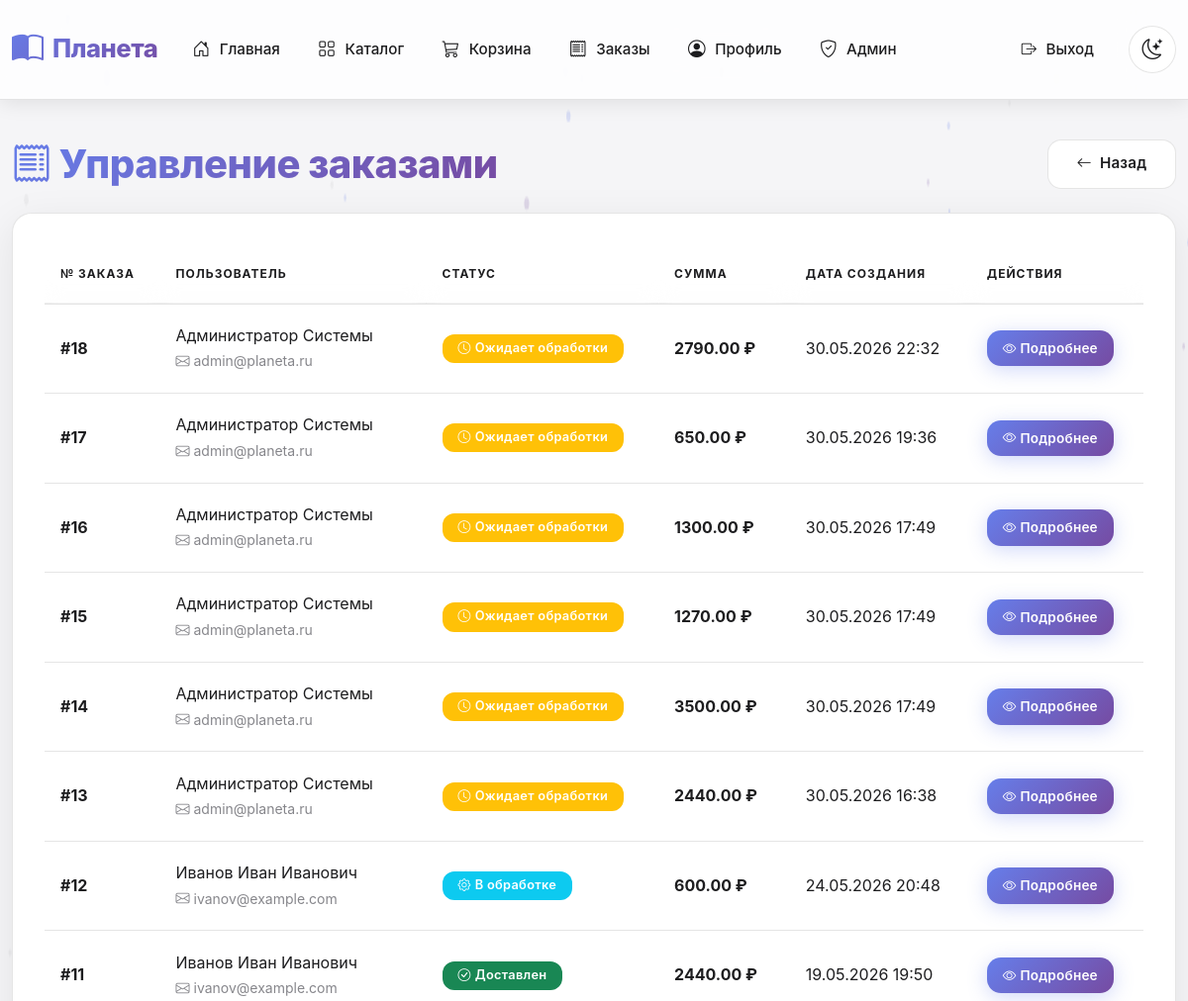
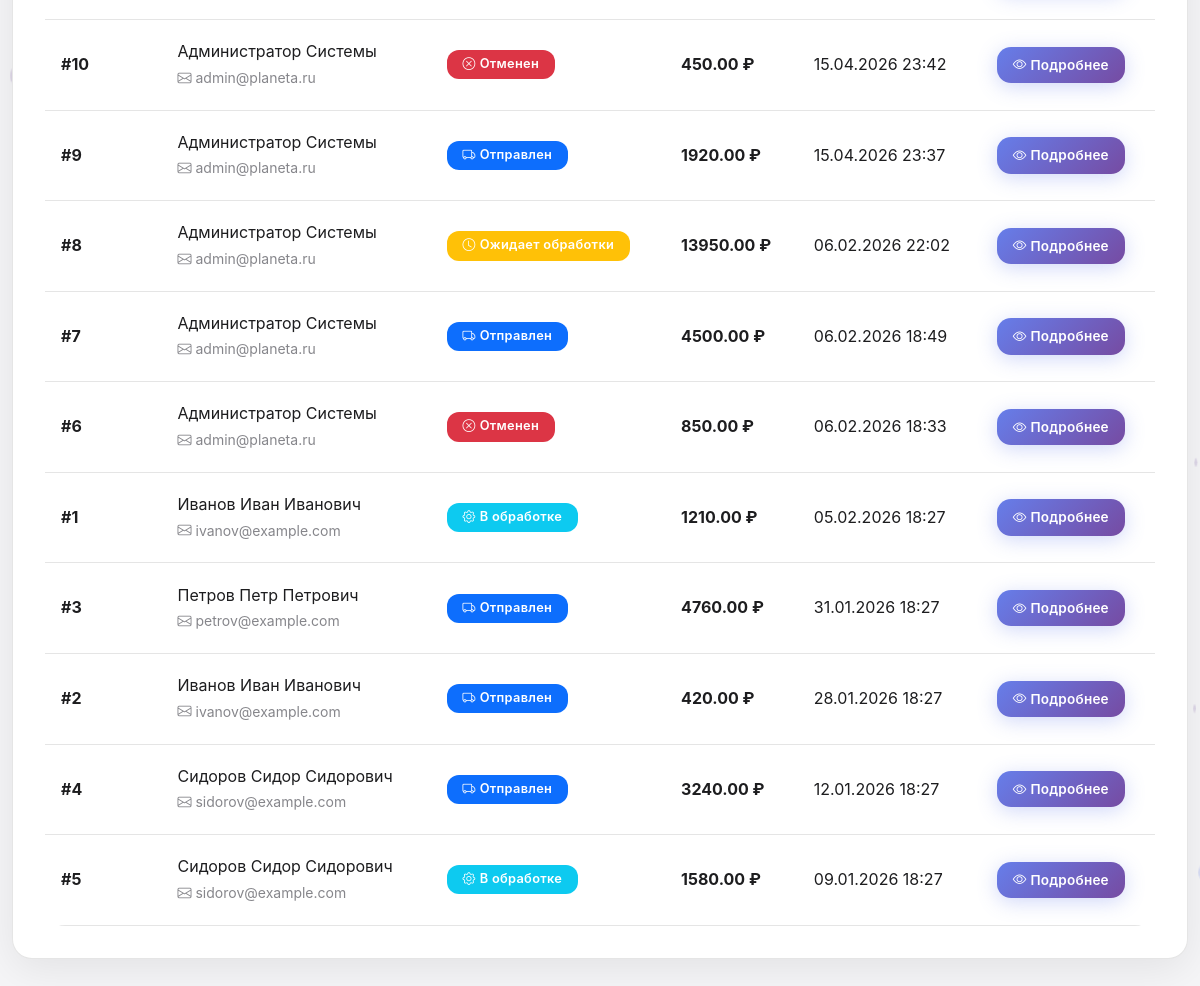
The app's page /admin/orders (signed in) with its own data (2 pictures, top to bottom).
### models.py (models this page shows, shortened)
class Order(db.Model):
    __tablename__ = 'orders'
    id = db.Column(db.Integer, primary_key=True)
    user_id = db.Column(db.Integer, db.ForeignKey('users.id'), nullable=False)
    status = db.Column(db.String(50), default='pending', nullable=False)  # pending, processing, shipped, delivered, cancelled
    total_amount = db.Column(db.Numeric(10, 2), nullable=False)
    created_at = db.Column(db.DateTime, default=datetime.utcnow, nullable=False)
    updated_at = db.Column(db.DateTime, default=datetime.utcnow, onupdate=datetime.utcnow, nullable=False)
    items = db.relationship('OrderItem', backref='order', lazy=True, cascade='all, delete-orphan')

class User(UserMixin, db.Model):
    __tablename__ = 'users'
    id = db.Column(db.Integer, primary_key=True)
    email = db.Column(db.String(120), unique=True, nullable=False, index=True)
    password_hash = db.Column(db.String(255), nullable=False)
    fio = db.Column(db.String(200), nullable=False)
    phone = db.Column(db.String(20), nullable=True)
    role = db.Column(db.String(20), default='user', nullable=False)  # 'user' или 'admin'
    created_at = db.Column(db.DateTime, default=datetime.utcnow, nullable=False)
    updated_at = db.Column(db.DateTime, default=datetime.utcnow, onupdate=datetime.utcnow, nullable=False)
    carts = db.relationship('Cart', backref='user', lazy=True, cascade='all, delete-orphan')
    orders = db.relationship('Order', backref='user', lazy=True, cascade='all, delete-orphan')
    def is_admin(self):
        return self.role == 'admin'

### app.py (the view)
@app.route('/admin/orders')
@admin_required
def admin_orders():
    orders_list = Order.query.order_by(Order.created_at.desc()).all()
    return render_template('admin/orders.html', orders=orders_list)

### app.py (called while the page is built)
@login_manager.user_loader
def load_user(user_id):
    return User.query.get(int(user_id))

def admin_required(f):
    @wraps(f)
    @login_required
    def decorated_function(*args, **kwargs):
        if not current_user.is_admin():
            flash('У вас нет прав для доступа к этой странице.', 'danger')
            return redirect(url_for('index'))
        return f(*args, **kwargs)
    return decorated_function

### templates/admin/orders.html (shortened to what this page needs)
{% extends "base.html" %}
{% block content %}
<div class="d-flex justify-content-between align-items-center mb-4">
    <h1 class="gradient-text mb-0">
        <i class="bi bi-receipt me-2"></i>Управление заказами
    </h1>
    <a href="{{ url_for('admin_dashboard') }}" class="btn btn-secondary">
        <i class="bi bi-arrow-left me-2"></i>Назад
    </a>
</div>
<div class="card">
    <div class="card-body">
        <div class="table-responsive">
            <table class="table">
                <thead>
                    <tr>
                        <th>№ заказа</th>
                        <th>Пользователь</th>
                        <th>Статус</th>
                        <th>Сумма</th>
                        <th>Дата создания</th>
                        <th>Действия</th>
                    </tr>
                </thead>
                <tbody>
                    {% for order in orders %}
                    <tr>
                        <td><strong>#{{ order.id }}</strong></td>
                        <td>
                            <div>{{ order.user.fio }}</div>
                            <small class="text-muted">
                                <i class="bi bi-envelope me-1"></i>{{ order.user.email }}
                            </small>
                        </td>
                        <td>
                            {% if order.status == 'pending' %}
                            <span class="badge bg-warning">
                                <i class="bi bi-clock me-1"></i>Ожидает обработки
                            </span>
                            {% elif order.status == 'processing' %}
                            <span class="badge bg-info">
                                <i class="bi bi-gear me-1"></i>В обработке
                            </span>
                            {% elif order.status == 'shipped' %}
                            <span class="badge bg-primary">
                                <i class="bi bi-truck me-1"></i>Отправлен
                            </span>
                            {% elif order.status == 'delivered' %}
                            <span class="badge bg-success">
                                <i class="bi bi-check-circle me-1"></i>Доставлен
                            </span>
                            {% elif order.status == 'cancelled' %}
                            <span class="badge bg-danger">
                                <i class="bi bi-x-circle me-1"></i>Отменен
                            </span>
                            {% endif %}
                        </td>
                        <td><strong>{{ order.total_amount }} ₽</strong></td>
                        <td>{{ order.created_at.strftime('%d.%m.%Y %H:%M') }}</td>
                        <td>
                            <a href="{{ url_for('admin_order_detail', order_id=order.id) }}" class="btn btn-sm btn-primary">
                                <i class="bi bi-eye me-1"></i>Подробнее
                            </a>
                        </td>
                    </tr>
                    {% endfor %}
                </tbody>
            </table>
        </div>
    </div>
</div>
{% endblock %}

### templates/base.html (style rules this page uses)
:root { --primary-gradient: linear-gradient(135deg, #667eea 0%, #764ba2 100%); --secondary-gradient: linear-gradient(135deg, #f093fb 0%, #f5576c 100%); --success-gradient: linear-gradient(135deg, #4facfe 0%, #00f2fe 100%); --card-shadow: 0 10px 40px rgba(0, 0, 0, 0.08); --card-shadow-hover: 0 20px 60px rgba(0, 0, 0, 0.15); --border-radius: 20px; --transition: all 0.3s cubic-bezier(0.4, 0, 0.2, 1); }
[data-theme="light"] { --bg-primary: #f5f5f7; --bg-secondary: #ffffff; --bg-card: #ffffff; --bg-glass: rgba(255, 255, 255, 0.7); --text-primary: #1d1d1f; --text-secondary: #86868b; --border-color: rgba(0, 0, 0, 0.1); --nav-bg: rgba(255, 255, 255, 0.8); --nav-blur: blur(30px) saturate(180%); --shadow-color: rgba(0, 0, 0, 0.1); --table-bg: #ffffff; --table-hover: #f8f9fa; }
* { margin: 0; padding: 0; box-sizing: border-box; }
body { font-family: 'Inter', -apple-system, BlinkMacSystemFont, 'Segoe UI', Roboto, 'Helvetica Neue', Arial, sans-serif; background: var(--bg-primary); color: var(--text-primary); transition: background 0.3s ease, color 0.3s ease; min-height: 100vh; line-height: 1.6; -webkit-font-smoothing: antialiased; -moz-osx-font-smoothing: grayscale; position: relative; overflow-x: hidden; }
.btn { border-radius: 14px; font-weight: 600; padding: 0.8rem 1.8rem; transition: var(--transition); border: none; font-size: 0.95rem; letter-spacing: 0.2px; }
.btn-primary { background: var(--primary-gradient); color: white !important; box-shadow: 0 4px 20px rgba(102, 126, 234, 0.3); }
.btn-secondary { background: var(--bg-secondary); backdrop-filter: blur(10px); -webkit-backdrop-filter: blur(10px); color: var(--text-primary) !important; border: 1px solid var(--border-color); }
.card { background: var(--bg-card); backdrop-filter: blur(30px) saturate(180%); -webkit-backdrop-filter: blur(30px) saturate(180%); border: 1px solid var(--border-color); border-radius: var(--border-radius); box-shadow: var(--card-shadow); transition: var(--transition); overflow: hidden; }
.card-body { padding: 2rem; color: var(--text-primary) !important; }
.table { color: var(--text-primary) !important; margin-bottom: 0; background: var(--table-bg); }
.table thead th { background: var(--bg-secondary); backdrop-filter: blur(10px); -webkit-backdrop-filter: blur(10px); border-bottom: 2px solid var(--border-color); font-weight: 700; text-transform: uppercase; font-size: 0.75rem; letter-spacing: 1px; color: var(--text-primary) !important; padding: 1.2rem 1rem; }
.table tbody { background: var(--table-bg); }
.table tbody tr { transition: var(--transition); color: var(--text-primary) !important; background: var(--table-bg); }
.table td, .table th { color: var(--text-primary) !important; border-color: var(--border-color); padding: 1.2rem 1rem; vertical-align: middle; background: transparent !important; }
.badge { padding: 0.5rem 1rem; border-radius: 12px; font-weight: 600; font-size: 0.8rem; letter-spacing: 0.3px; }
.gradient-text { background: var(--primary-gradient); -webkit-background-clip: text; -webkit-text-fill-color: transparent; background-clip: text; font-weight: 800; letter-spacing: -0.5px; }
h1, h2, h3, h4, h5, h6 { color: var(--text-primary) !important; font-weight: 700; }
p, span, div, a { color: var(--text-primary); }
.text-muted { color: var(--text-secondary) !important; }
.table-responsive { border-radius: var(--border-radius); overflow: hidden; }
.btn-sm { padding: 0.5rem 1rem; font-size: 0.85rem; }

### records on screen
Order: id "18", user.fio "Администратор Системы", user.email "admin@planeta.ru", status "pending" (drawn), total_amount "2790.00", created_at "30.05.2026 22:32"
Order: id "17", user.fio "Администратор Системы", user.email "admin@planeta.ru", status "pending" (drawn), total_amount "650.00", created_at "30.05.2026 19:36"
Order: id "16", user.fio "Администратор Системы", user.email "admin@planeta.ru", status "pending" (drawn), total_amount "1300.00", created_at "30.05.2026 17:49"
Order: id "15", user.fio "Администратор Системы", user.email "admin@planeta.ru", status "pending" (drawn), total_amount "1270.00", created_at "30.05.2026 17:49"
Order: id "14", user.fio "Администратор Системы", user.email "admin@planeta.ru", status "pending" (drawn), total_amount "3500.00", created_at "30.05.2026 17:49"
Order: id "13", user.fio "Администратор Системы", user.email "admin@planeta.ru", status "pending" (drawn), total_amount "2440.00", created_at "30.05.2026 16:38"
Order: id "12", user.fio "Иванов Иван Иванович", user.email "ivanov@example.com", status "processing" (drawn), total_amount "600.00", created_at "24.05.2026 20:48"
Order: id "11", user.fio "Иванов Иван Иванович", user.email "ivanov@example.com", status "delivered" (drawn), total_amount "2440.00", created_at "19.05.2026 19:50"
Order: id "10", user.fio "Администратор Системы", user.email "admin@planeta.ru", status "cancelled" (drawn), total_amount "450.00", created_at "15.04.2026 23:42"
Order: id "9", user.fio "Администратор Системы", user.email "admin@planeta.ru", status "shipped" (drawn), total_amount "1920.00", created_at "15.04.2026 23:37"
Order: id "8", user.fio "Администратор Системы", user.email "admin@planeta.ru", status "pending" (drawn), total_amount "13950.00", created_at "06.02.2026 22:02"
Order: id "7", user.fio "Администратор Системы", user.email "admin@planeta.ru", status "shipped" (drawn), total_amount "4500.00", created_at "06.02.2026 18:49"
Order: id "6", user.fio "Администратор Системы", user.email "admin@planeta.ru", status "cancelled" (drawn), total_amount "850.00", created_at "06.02.2026 18:33"
Order: id "1", user.fio "Иванов Иван Иванович", user.email "ivanov@example.com", status "processing" (drawn), total_amount "1210.00", created_at "05.02.2026 18:27"
Order: id "3", user.fio "Петров Петр Петрович", user.email "petrov@example.com", status "shipped" (drawn), total_amount "4760.00", created_at "31.01.2026 18:27"
Order: id "2", user.fio "Иванов Иван Иванович", user.email "ivanov@example.com", status "shipped" (drawn), total_amount "420.00", created_at "28.01.2026 18:27"
Order: id "4", user.fio "Сидоров Сидор Сидорович", user.email "sidorov@example.com", status "shipped" (drawn), total_amount "3240.00", created_at "12.01.2026 18:27"
Order: id "5", user.fio "Сидоров Сидор Сидорович", user.email "sidorov@example.com", status "processing" (drawn), total_amount "1580.00", created_at "09.01.2026 18:27"
